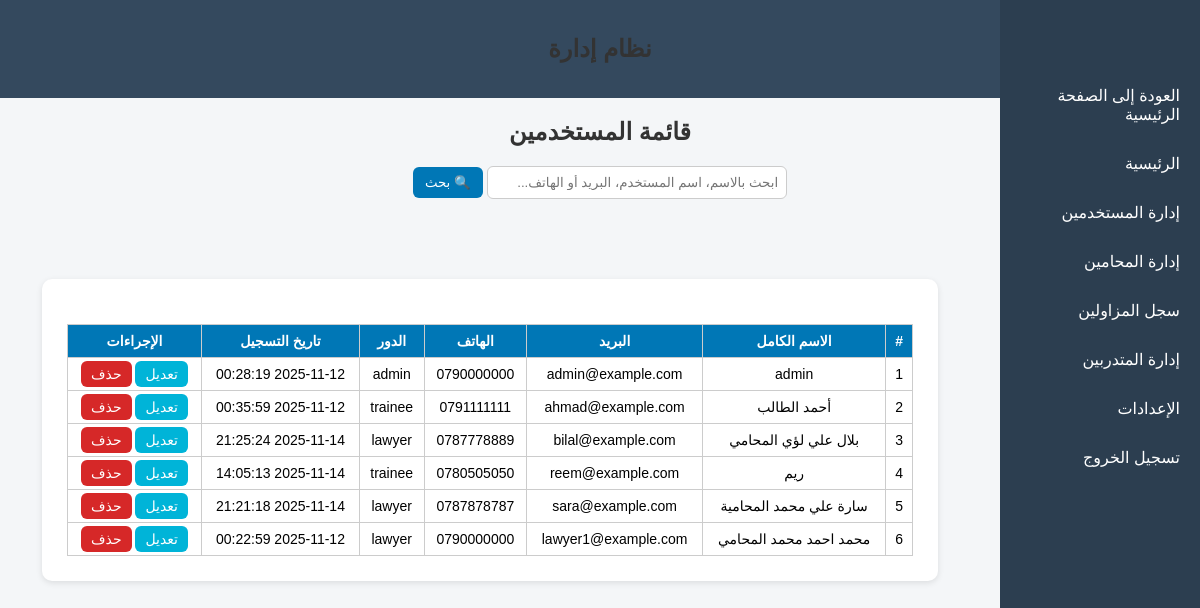
Screenshot of /admin/users/users.php (signed in) with the database file from the repository.
### tables this page shows
CREATE TABLE `users` (
  `user_id` INT(11) NOT NULL AUTO_INCREMENT PRIMARY KEY,
  `full_name` VARCHAR(200) NOT NULL,
  `national_id` VARCHAR(30) NOT NULL UNIQUE,
  `phone` VARCHAR(30) DEFAULT NULL,
  `email` VARCHAR(150) DEFAULT NULL,
  `address` VARCHAR(255) DEFAULT NULL,
  `password` VARCHAR(255) NOT NULL,
  `role` ENUM('trainee','lawyer','admin') NOT NULL DEFAULT 'trainee',
  `created_at` DATETIME NOT NULL DEFAULT CURRENT_TIMESTAMP,
  `updated_at` DATETIME NOT NULL DEFAULT CURRENT_TIMESTAMP ON UPDATE CURRENT_TIMESTAMP
);

### admin/users/users.php (the view, shortened to what this page needs)
<?php
require_once("../../config/db.php");
include("../includes/header.php");
$search = isset($_GET['search']) ? trim($_GET['search']) : '';
$query = "SELECT * FROM users";
$params = [];
$query .= " ORDER BY full_name ASC";
$stmt = $pdo->prepare($query);
$stmt->execute($params);
$users = $stmt->fetchAll(PDO::FETCH_ASSOC);
?>
<!DOCTYPE html>
<html lang="ar" dir="rtl">
<head>
<link rel="stylesheet" href="../../assets/css/admin.css">
</head>
<body>
<h2>قائمة المستخدمين</h2>
<form method="GET">
    <input type="text" name="search" placeholder="ابحث بالاسم، اسم المستخدم، البريد أو الهاتف..." value="<?= htmlspecialchars($search) ?>">
    <button type="submit">🔍 بحث</button>
</form>
<div class="admin-container">
<?php include("../includes/sidebar.php"); ?>
<div class="container">
<?php if ($users): ?>
<table>
<thead>
<tr>
    <th>#</th>
    <th>الاسم الكامل</th>
    <th>البريد</th>
    <th>الهاتف</th>
    <th>الدور</th>
    <th>تاريخ التسجيل</th>
    <th>الإجراءات</th>
</tr>
</thead>
<tbody>
<?php foreach ($users as $i => $u): ?>
<tr>
    <td><?= $i+1 ?></td>
    <td><?= htmlspecialchars($u['full_name']) ?></td>
    <td><?= htmlspecialchars($u['email'] ?? '-') ?></td>
    <td><?= htmlspecialchars($u['phone'] ?? '-') ?></td>
    <td><?= htmlspecialchars($u['role']) ?></td>
    <td><?= htmlspecialchars($u['created_at'] ?? '-') ?></td>
    <td>
        <a href="edit_user.php?id=<?= $u['user_id'] ?>" class="btn edit-btn">تعديل</a>
        <a href="delete_user.php?id=<?= $u['user_id'] ?>" class="btn delete-btn" onclick="return confirm('هل أنت متأكد من حذف هذا المستخدم؟')">حذف</a>
    </td>
</tr>
<?php endforeach; ?>
</tbody>
</table>
<?php else: ?>
<p class="no-data">لا توجد نتائج مطابقة.</p>
<?php endif; ?>
</div>
</div>
</body>
</html>

### admin/includes/header.php
<header class="admin-header">
  <h2>نظام إدارة</h2>
</header>

### admin/includes/sidebar.php
<aside class="admin-sidebar">
  <ul>
    <li><a href="/mutadarrib/index.php">العودة إلى الصفحة الرئيسية</a></li>
    <li><a href="/mutadarrib/admin/dashboard.php">الرئيسية</a></li>
    <li><a href="/mutadarrib/admin/users/users.php">إدارة المستخدمين</a></li>
    <li><a href="/mutadarrib/admin/lawyers/lawyers.php">إدارة المحامين</a></li>
    <li><a href="/mutadarrib/admin/lawyers/syndicate_lawyers.php">سجل المزاولين</a></li>
    <li><a href="/mutadarrib/admin/trainees/trainees.php">إدارة المتدربين</a></li>
    <li><a href="/mutadarrib/admin/settings.php">الإعدادات</a></li>
    <li><a href="/mutadarrib/auth/logout.php">تسجيل الخروج</a></li>
  </ul>
</aside>

### assets/css/admin.css (style rules this page uses)
body { font-family: "Cairo", sans-serif; background-color: #f4f6f8; direction: rtl; margin: 0; padding: 0; }
.admin-container { margin-right: 220px; padding: 20px; }
.admin-sidebar { width: 200px; background-color: #2c3e50; color: white; height: 100vh; position: fixed; right: 0; top: 0; padding-top: 60px; }
.admin-sidebar ul { list-style: none; padding: 0; }
.admin-sidebar li { margin: 10px 0; }
.admin-sidebar a { color: white; text-decoration: none; display: block; padding: 10px 20px; }
.admin-header { background-color: #34495e; color: white; padding: 15px; text-align: right; }
.container { width: 90%; margin: 40px auto; background: #fff; padding: 25px; border-radius: 10px; box-shadow: 0 2px 6px rgba(0,0,0,0.1); }
h2 { text-align: center; margin-bottom: 20px; color: #333; }
form { text-align: center; margin-bottom: 20px; }
input[type="text"] { padding: 8px; width: 300px; border-radius: 6px; border: 1px solid #ccc; }
button { padding: 8px 12px; background-color: #0077b6; color: #fff; border: none; border-radius: 6px; cursor: pointer; }
table { width: 100%; border-collapse: collapse; margin-top: 15px; }
th, td { padding: 10px; text-align: center; border-bottom: 1px solid #ddd; }
th { background-color: #0077b6; color: white; }

### admin/users/users.php (style rules this page uses)
table { width: 100%; border-collapse: collapse; margin-top: 20px; font-size:14px; }
th, td { border: 1px solid #ccc; padding: 8px; text-align: center; }
th { background: #0077b6; color: white; }
a.btn { padding: 5px 10px; border-radius: 6px; color: white; text-decoration: none; }
.edit-btn { background-color: #00b4d8; }
.delete-btn { background-color: #d62828; }

### rows the page displays
users: full_name "admin", email "admin@example.com", phone "0790000000", role "admin", created_at "2025-11-12 00:28:19"
users: full_name "أحمد الطالب", email "ahmad@example.com", phone "0791111111", role "trainee", created_at "2025-11-12 00:35:59"
users: full_name "بلال علي لؤي المحامي", email "bilal@example.com", phone "0787778889", role "lawyer", created_at "2025-11-14 21:25:24"
users: full_name "ريم", email "reem@example.com", phone "0780505050", role "trainee", created_at "2025-11-14 14:05:13"
users: full_name "سارة علي محمد المحامية", email "sara@example.com", phone "0787878787", role "lawyer", created_at "2025-11-14 21:21:18"
users: full_name "محمد احمد محمد المحامي", email "lawyer1@example.com", phone "0790000000", role "lawyer", created_at "2025-11-12 00:22:59"
